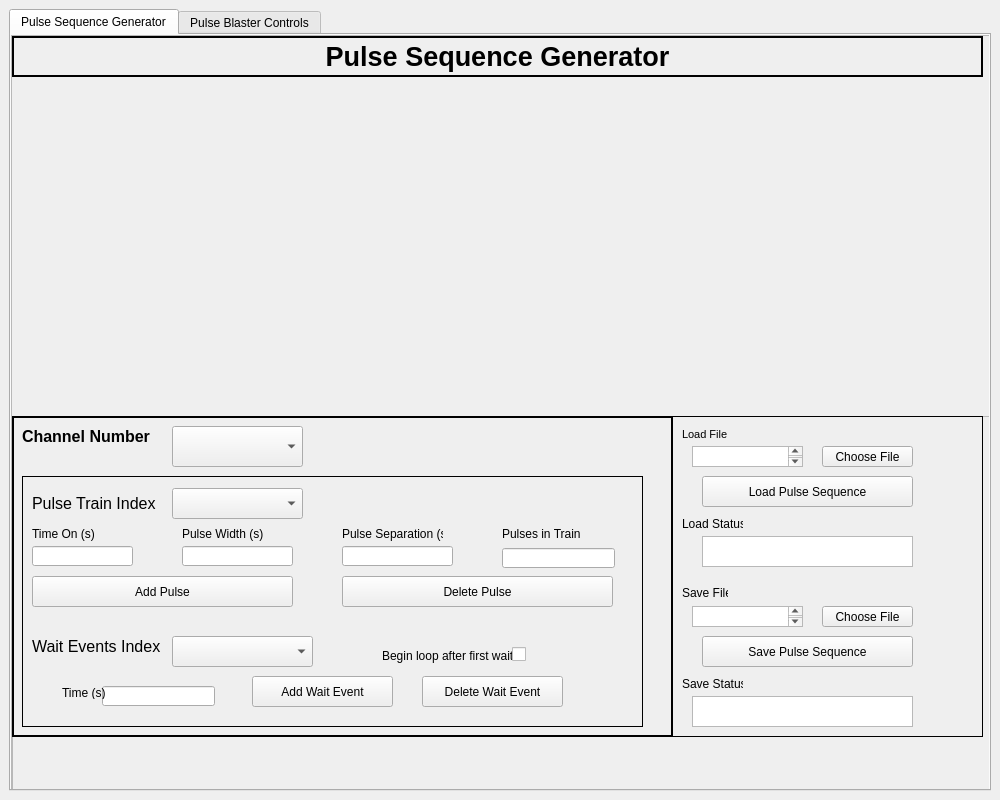
<?xml version="1.0" encoding="UTF-8"?>
<ui version="4.0">
 <class>MainWindow</class>
 <widget class="QMainWindow" name="MainWindow">
  <property name="geometry">
   <rect>
    <x>0</x>
    <y>0</y>
    <width>1000</width>
    <height>800</height>
   </rect>
  </property>
  <property name="windowTitle">
   <string>MainWindow</string>
  </property>
  <widget class="QWidget" name="centralwidget">
   <layout class="QGridLayout" name="gridLayout_2">
    <item row="0" column="0">
     <widget class="QTabWidget" name="tabWidget">
      <property name="currentIndex">
       <number>0</number>
      </property>
      <widget class="QWidget" name="tab_9">
       <attribute name="title">
        <string>Pulse Sequence Generator</string>
       </attribute>
       <widget class="QWidget" name="layoutWidget">
        <property name="geometry">
         <rect>
          <x>0</x>
          <y>0</y>
          <width>1011</width>
          <height>761</height>
         </rect>
        </property>
        <layout class="QGridLayout" name="gridLayout">
         <item row="0" column="0">
          <widget class="QScrollArea" name="scrollArea">
           <property name="frameShadow">
            <enum>QFrame::Plain</enum>
           </property>
           <property name="widgetResizable">
            <bool>false</bool>
           </property>
           <widget class="QWidget" name="scrollAreaWidgetContents">
            <property name="geometry">
             <rect>
              <x>0</x>
              <y>0</y>
              <width>978</width>
              <height>778</height>
             </rect>
            </property>
            <widget class="QFrame" name="frameUserControls">
             <property name="geometry">
              <rect>
               <x>0</x>
               <y>380</y>
               <width>981</width>
               <height>401</height>
              </rect>
             </property>
             <property name="frameShape">
              <enum>QFrame::StyledPanel</enum>
             </property>
             <property name="frameShadow">
              <enum>QFrame::Raised</enum>
             </property>
             <widget class="QFrame" name="frameLoadSaveControls">
              <property name="geometry">
               <rect>
                <x>660</x>
                <y>0</y>
                <width>311</width>
                <height>321</height>
               </rect>
              </property>
              <property name="frameShape">
               <enum>QFrame::Panel</enum>
              </property>
              <property name="frameShadow">
               <enum>QFrame::Plain</enum>
              </property>
              <widget class="QPushButton" name="pushButtonChooseSaveFile">
               <property name="enabled">
                <bool>true</bool>
               </property>
               <property name="geometry">
                <rect>
                 <x>150</x>
                 <y>190</y>
                 <width>91</width>
                 <height>21</height>
                </rect>
               </property>
               <property name="text">
                <string>Choose File</string>
               </property>
              </widget>
              <widget class="QTextEdit" name="textEditSaveStatus">
               <property name="geometry">
                <rect>
                 <x>20</x>
                 <y>280</y>
                 <width>221</width>
                 <height>31</height>
                </rect>
               </property>
               <property name="readOnly">
                <bool>true</bool>
               </property>
              </widget>
              <widget class="QPushButton" name="pushButtonSavePS">
               <property name="geometry">
                <rect>
                 <x>30</x>
                 <y>220</y>
                 <width>211</width>
                 <height>31</height>
                </rect>
               </property>
               <property name="text">
                <string>Save Pulse Sequence</string>
               </property>
              </widget>
              <widget class="QLabel" name="label_12">
               <property name="geometry">
                <rect>
                 <x>10</x>
                 <y>100</y>
                 <width>61</width>
                 <height>16</height>
                </rect>
               </property>
               <property name="text">
                <string>Load Status</string>
               </property>
              </widget>
              <widget class="QTextEdit" name="textEditSaveFile">
               <property name="geometry">
                <rect>
                 <x>20</x>
                 <y>190</y>
                 <width>111</width>
                 <height>21</height>
                </rect>
               </property>
              </widget>
              <widget class="QLabel" name="label_10">
               <property name="geometry">
                <rect>
                 <x>10</x>
                 <y>260</y>
                 <width>61</width>
                 <height>16</height>
                </rect>
               </property>
               <property name="text">
                <string>Save Status</string>
               </property>
              </widget>
              <widget class="QTextEdit" name="textEditLoadStatus">
               <property name="geometry">
                <rect>
                 <x>30</x>
                 <y>120</y>
                 <width>211</width>
                 <height>31</height>
                </rect>
               </property>
               <property name="readOnly">
                <bool>true</bool>
               </property>
              </widget>
              <widget class="QLabel" name="label_9">
               <property name="geometry">
                <rect>
                 <x>10</x>
                 <y>170</y>
                 <width>46</width>
                 <height>13</height>
                </rect>
               </property>
               <property name="text">
                <string>Save File</string>
               </property>
              </widget>
              <widget class="QPushButton" name="pushButtonLoadPS">
               <property name="geometry">
                <rect>
                 <x>30</x>
                 <y>60</y>
                 <width>211</width>
                 <height>31</height>
                </rect>
               </property>
               <property name="text">
                <string>Load Pulse Sequence</string>
               </property>
              </widget>
              <widget class="QLabel" name="label_11">
               <property name="geometry">
                <rect>
                 <x>10</x>
                 <y>10</y>
                 <width>61</width>
                 <height>16</height>
                </rect>
               </property>
               <property name="font">
                <font>
                 <pointsize>8</pointsize>
                 <weight>50</weight>
                 <bold>false</bold>
                </font>
               </property>
               <property name="text">
                <string>Load File</string>
               </property>
              </widget>
              <widget class="QTextEdit" name="textEditLoadFile">
               <property name="geometry">
                <rect>
                 <x>20</x>
                 <y>30</y>
                 <width>111</width>
                 <height>21</height>
                </rect>
               </property>
              </widget>
              <widget class="QPushButton" name="pushButtonChooseLoadFile">
               <property name="geometry">
                <rect>
                 <x>150</x>
                 <y>30</y>
                 <width>91</width>
                 <height>21</height>
                </rect>
               </property>
               <property name="text">
                <string>Choose File</string>
               </property>
              </widget>
             </widget>
             <widget class="QFrame" name="framePulseSequenceControls">
              <property name="geometry">
               <rect>
                <x>0</x>
                <y>0</y>
                <width>661</width>
                <height>321</height>
               </rect>
              </property>
              <property name="frameShape">
               <enum>QFrame::Panel</enum>
              </property>
              <property name="frameShadow">
               <enum>QFrame::Plain</enum>
              </property>
              <property name="lineWidth">
               <number>2</number>
              </property>
              <widget class="QLabel" name="label_7">
               <property name="geometry">
                <rect>
                 <x>10</x>
                 <y>10</y>
                 <width>141</width>
                 <height>21</height>
                </rect>
               </property>
               <property name="font">
                <font>
                 <pointsize>12</pointsize>
                 <weight>75</weight>
                 <bold>true</bold>
                </font>
               </property>
               <property name="text">
                <string>Channel Number</string>
               </property>
              </widget>
              <widget class="QFrame" name="framePulseTrainControls">
               <property name="geometry">
                <rect>
                 <x>10</x>
                 <y>60</y>
                 <width>621</width>
                 <height>251</height>
                </rect>
               </property>
               <property name="cursor">
                <cursorShape>ArrowCursor</cursorShape>
               </property>
               <property name="frameShape">
                <enum>QFrame::Panel</enum>
               </property>
               <property name="frameShadow">
                <enum>QFrame::Plain</enum>
               </property>
               <property name="lineWidth">
                <number>1</number>
               </property>
               <widget class="QLabel" name="label_4">
                <property name="geometry">
                 <rect>
                  <x>10</x>
                  <y>12</y>
                  <width>131</width>
                  <height>31</height>
                 </rect>
                </property>
                <property name="font">
                 <font>
                  <pointsize>12</pointsize>
                 </font>
                </property>
                <property name="text">
                 <string>Pulse Train Index</string>
                </property>
               </widget>
               <widget class="QLineEdit" name="lineEditTimeOn">
                <property name="geometry">
                 <rect>
                  <x>10</x>
                  <y>70</y>
                  <width>101</width>
                  <height>20</height>
                 </rect>
                </property>
               </widget>
               <widget class="QPushButton" name="pushButtonDeletePulse">
                <property name="geometry">
                 <rect>
                  <x>320</x>
                  <y>100</y>
                  <width>271</width>
                  <height>31</height>
                 </rect>
                </property>
                <property name="text">
                 <string>Delete Pulse</string>
                </property>
               </widget>
               <widget class="QLabel" name="label">
                <property name="geometry">
                 <rect>
                  <x>10</x>
                  <y>50</y>
                  <width>81</width>
                  <height>16</height>
                 </rect>
                </property>
                <property name="text">
                 <string>Time On (s)</string>
                </property>
               </widget>
               <widget class="QLabel" name="label_6">
                <property name="geometry">
                 <rect>
                  <x>320</x>
                  <y>50</y>
                  <width>101</width>
                  <height>16</height>
                 </rect>
                </property>
                <property name="text">
                 <string>Pulse Separation (s)</string>
                </property>
               </widget>
               <widget class="QLineEdit" name="lineEditPulseSeparation">
                <property name="geometry">
                 <rect>
                  <x>320</x>
                  <y>70</y>
                  <width>111</width>
                  <height>20</height>
                 </rect>
                </property>
               </widget>
               <widget class="QLineEdit" name="lineEditPulseWidth">
                <property name="geometry">
                 <rect>
                  <x>160</x>
                  <y>70</y>
                  <width>111</width>
                  <height>20</height>
                 </rect>
                </property>
               </widget>
               <widget class="QPushButton" name="pushButtonAddPulse">
                <property name="geometry">
                 <rect>
                  <x>10</x>
                  <y>100</y>
                  <width>261</width>
                  <height>31</height>
                 </rect>
                </property>
                <property name="text">
                 <string>Add Pulse</string>
                </property>
               </widget>
               <widget class="QLabel" name="label_3">
                <property name="geometry">
                 <rect>
                  <x>480</x>
                  <y>50</y>
                  <width>91</width>
                  <height>16</height>
                 </rect>
                </property>
                <property name="text">
                 <string>Pulses in Train</string>
                </property>
               </widget>
               <widget class="QLabel" name="label_2">
                <property name="geometry">
                 <rect>
                  <x>160</x>
                  <y>50</y>
                  <width>81</width>
                  <height>16</height>
                 </rect>
                </property>
                <property name="text">
                 <string>Pulse Width (s)</string>
                </property>
               </widget>
               <widget class="QComboBox" name="comboBoxPulseTrainIndex">
                <property name="geometry">
                 <rect>
                  <x>150</x>
                  <y>12</y>
                  <width>131</width>
                  <height>31</height>
                 </rect>
                </property>
                <property name="font">
                 <font>
                  <pointsize>10</pointsize>
                  <weight>75</weight>
                  <bold>true</bold>
                 </font>
                </property>
               </widget>
               <widget class="QLineEdit" name="lineEditPulsesInTrain">
                <property name="geometry">
                 <rect>
                  <x>480</x>
                  <y>72</y>
                  <width>113</width>
                  <height>20</height>
                 </rect>
                </property>
                <property name="inputMethodHints">
                 <set>Qt::ImhNone</set>
                </property>
                <property name="inputMask">
                 <string/>
                </property>
               </widget>
               <widget class="QLabel" name="label_16">
                <property name="geometry">
                 <rect>
                  <x>10</x>
                  <y>160</y>
                  <width>131</width>
                  <height>21</height>
                 </rect>
                </property>
                <property name="font">
                 <font>
                  <pointsize>12</pointsize>
                 </font>
                </property>
                <property name="text">
                 <string>Wait Events Index</string>
                </property>
               </widget>
               <widget class="QLineEdit" name="lineEditWaitTime">
                <property name="geometry">
                 <rect>
                  <x>80</x>
                  <y>210</y>
                  <width>113</width>
                  <height>20</height>
                 </rect>
                </property>
               </widget>
               <widget class="QLabel" name="label_17">
                <property name="geometry">
                 <rect>
                  <x>40</x>
                  <y>210</y>
                  <width>46</width>
                  <height>13</height>
                 </rect>
                </property>
                <property name="text">
                 <string>Time (s)</string>
                </property>
               </widget>
               <widget class="QPushButton" name="pushButtonAddWait">
                <property name="geometry">
                 <rect>
                  <x>230</x>
                  <y>200</y>
                  <width>141</width>
                  <height>31</height>
                 </rect>
                </property>
                <property name="text">
                 <string>Add Wait Event</string>
                </property>
               </widget>
               <widget class="QPushButton" name="pushButtonDeleteWait">
                <property name="geometry">
                 <rect>
                  <x>400</x>
                  <y>200</y>
                  <width>141</width>
                  <height>31</height>
                 </rect>
                </property>
                <property name="text">
                 <string>Delete Wait Event</string>
                </property>
               </widget>
               <widget class="QComboBox" name="comboBoxWaitEvents">
                <property name="geometry">
                 <rect>
                  <x>150</x>
                  <y>160</y>
                  <width>141</width>
                  <height>31</height>
                 </rect>
                </property>
                <property name="font">
                 <font>
                  <pointsize>10</pointsize>
                  <weight>75</weight>
                  <bold>true</bold>
                 </font>
                </property>
               </widget>
               <widget class="QLabel" name="label_18">
                <property name="geometry">
                 <rect>
                  <x>360</x>
                  <y>170</y>
                  <width>131</width>
                  <height>20</height>
                 </rect>
                </property>
                <property name="text">
                 <string>Begin loop after first wait?</string>
                </property>
               </widget>
               <widget class="QCheckBox" name="checkBoxWaitLoop">
                <property name="geometry">
                 <rect>
                  <x>490</x>
                  <y>170</y>
                  <width>16</width>
                  <height>17</height>
                 </rect>
                </property>
                <property name="text">
                 <string/>
                </property>
               </widget>
              </widget>
              <widget class="QComboBox" name="comboBoxChannel">
               <property name="geometry">
                <rect>
                 <x>160</x>
                 <y>10</y>
                 <width>131</width>
                 <height>41</height>
                </rect>
               </property>
               <property name="font">
                <font>
                 <pointsize>12</pointsize>
                 <weight>75</weight>
                 <bold>true</bold>
                </font>
               </property>
              </widget>
             </widget>
            </widget>
            <widget class="QLabel" name="label_8">
             <property name="geometry">
              <rect>
               <x>0</x>
               <y>0</y>
               <width>971</width>
               <height>41</height>
              </rect>
             </property>
             <property name="font">
              <font>
               <pointsize>20</pointsize>
               <weight>75</weight>
               <bold>true</bold>
               <underline>false</underline>
              </font>
             </property>
             <property name="frameShape">
              <enum>QFrame::WinPanel</enum>
             </property>
             <property name="text">
              <string>Pulse Sequence Generator</string>
             </property>
             <property name="alignment">
              <set>Qt::AlignCenter</set>
             </property>
             <property name="indent">
              <number>0</number>
             </property>
            </widget>
            <widget class="QWidget" name="widgetMPLPlot" native="true">
             <property name="enabled">
              <bool>true</bool>
             </property>
             <property name="geometry">
              <rect>
               <x>0</x>
               <y>40</y>
               <width>971</width>
               <height>301</height>
              </rect>
             </property>
             <widget class="MatplotlibWidget" name="mplwidgetPulseSeq">
              <property name="geometry">
               <rect>
                <x>260</x>
                <y>10</y>
                <width>251</width>
                <height>251</height>
               </rect>
              </property>
             </widget>
            </widget>
            <widget class="QWidget" name="widgetMPLToolbar" native="true">
             <property name="geometry">
              <rect>
               <x>-1</x>
               <y>330</y>
               <width>971</width>
               <height>51</height>
              </rect>
             </property>
            </widget>
           </widget>
          </widget>
         </item>
        </layout>
       </widget>
      </widget>
      <widget class="QWidget" name="tab_10">
       <attribute name="title">
        <string>Pulse Blaster Controls</string>
       </attribute>
       <widget class="QTextEdit" name="textEditMessages">
        <property name="geometry">
         <rect>
          <x>13</x>
          <y>40</y>
          <width>891</width>
          <height>281</height>
         </rect>
        </property>
        <property name="font">
         <font>
          <pointsize>10</pointsize>
         </font>
        </property>
        <property name="readOnly">
         <bool>true</bool>
        </property>
       </widget>
       <widget class="QFrame" name="frame">
        <property name="geometry">
         <rect>
          <x>10</x>
          <y>330</y>
          <width>781</width>
          <height>161</height>
         </rect>
        </property>
        <property name="frameShape">
         <enum>QFrame::StyledPanel</enum>
        </property>
        <property name="frameShadow">
         <enum>QFrame::Raised</enum>
        </property>
        <widget class="QPushButton" name="pushButtonStartSequence">
         <property name="geometry">
          <rect>
           <x>440</x>
           <y>100</y>
           <width>201</width>
           <height>41</height>
          </rect>
         </property>
         <property name="text">
          <string>Start Pulse Sequence</string>
         </property>
         <property name="autoDefault">
          <bool>false</bool>
         </property>
         <property name="default">
          <bool>false</bool>
         </property>
         <property name="flat">
          <bool>false</bool>
         </property>
        </widget>
        <widget class="QPushButton" name="pushButtonInitializePB">
         <property name="geometry">
          <rect>
           <x>440</x>
           <y>30</y>
           <width>201</width>
           <height>41</height>
          </rect>
         </property>
         <property name="text">
          <string>Test Initialization</string>
         </property>
        </widget>
        <widget class="QLineEdit" name="lineEditPBClockFrequency">
         <property name="geometry">
          <rect>
           <x>10</x>
           <y>30</y>
           <width>271</width>
           <height>20</height>
          </rect>
         </property>
         <property name="text">
          <string>400.0</string>
         </property>
        </widget>
        <widget class="QLabel" name="label_5">
         <property name="geometry">
          <rect>
           <x>10</x>
           <y>10</y>
           <width>221</width>
           <height>16</height>
          </rect>
         </property>
         <property name="text">
          <string>PB Clock Speed (MHz) [Determined by Board]</string>
         </property>
        </widget>
        <widget class="QCheckBox" name="checkBoxInfiniteLoop">
         <property name="geometry">
          <rect>
           <x>10</x>
           <y>80</y>
           <width>81</width>
           <height>20</height>
          </rect>
         </property>
         <property name="layoutDirection">
          <enum>Qt::RightToLeft</enum>
         </property>
         <property name="text">
          <string>Infinite Loop</string>
         </property>
        </widget>
        <widget class="QSpinBox" name="spinBoxNumberOfLoops">
         <property name="geometry">
          <rect>
           <x>100</x>
           <y>130</y>
           <width>181</width>
           <height>22</height>
          </rect>
         </property>
         <property name="minimum">
          <number>1</number>
         </property>
         <property name="maximum">
          <number>1048576</number>
         </property>
        </widget>
        <widget class="QLabel" name="label_14">
         <property name="geometry">
          <rect>
           <x>10</x>
           <y>130</y>
           <width>91</width>
           <height>16</height>
          </rect>
         </property>
         <property name="text">
          <string>Number of Loops</string>
         </property>
        </widget>
        <widget class="QDoubleSpinBox" name="doubleSpinBoxRunTime">
         <property name="geometry">
          <rect>
           <x>180</x>
           <y>80</y>
           <width>101</width>
           <height>22</height>
          </rect>
         </property>
         <property name="decimals">
          <number>6</number>
         </property>
         <property name="minimum">
          <double>0.000001000000000</double>
         </property>
         <property name="maximum">
          <double>1000000000.000000000000000</double>
         </property>
         <property name="value">
          <double>10.000000000000000</double>
         </property>
        </widget>
        <widget class="QLabel" name="label_15">
         <property name="geometry">
          <rect>
           <x>110</x>
           <y>80</y>
           <width>71</width>
           <height>16</height>
          </rect>
         </property>
         <property name="text">
          <string>Run Time (s)</string>
         </property>
        </widget>
       </widget>
       <widget class="QPushButton" name="pushButtonClearMessages">
        <property name="geometry">
         <rect>
          <x>810</x>
          <y>330</y>
          <width>91</width>
          <height>23</height>
         </rect>
        </property>
        <property name="text">
         <string>Clear Messages</string>
        </property>
       </widget>
       <widget class="QLabel" name="label_13">
        <property name="geometry">
         <rect>
          <x>20</x>
          <y>20</y>
          <width>321</width>
          <height>16</height>
         </rect>
        </property>
        <property name="font">
         <font>
          <pointsize>12</pointsize>
          <weight>75</weight>
          <bold>true</bold>
         </font>
        </property>
        <property name="text">
         <string>Messages from subprocess</string>
        </property>
       </widget>
      </widget>
     </widget>
    </item>
   </layout>
  </widget>
 </widget>
 <customwidgets>
  <customwidget>
   <class>MatplotlibWidget</class>
   <extends>QWidget</extends>
   <header>matplotlibwidget</header>
  </customwidget>
 </customwidgets>
 <resources/>
 <connections/>
</ui>
